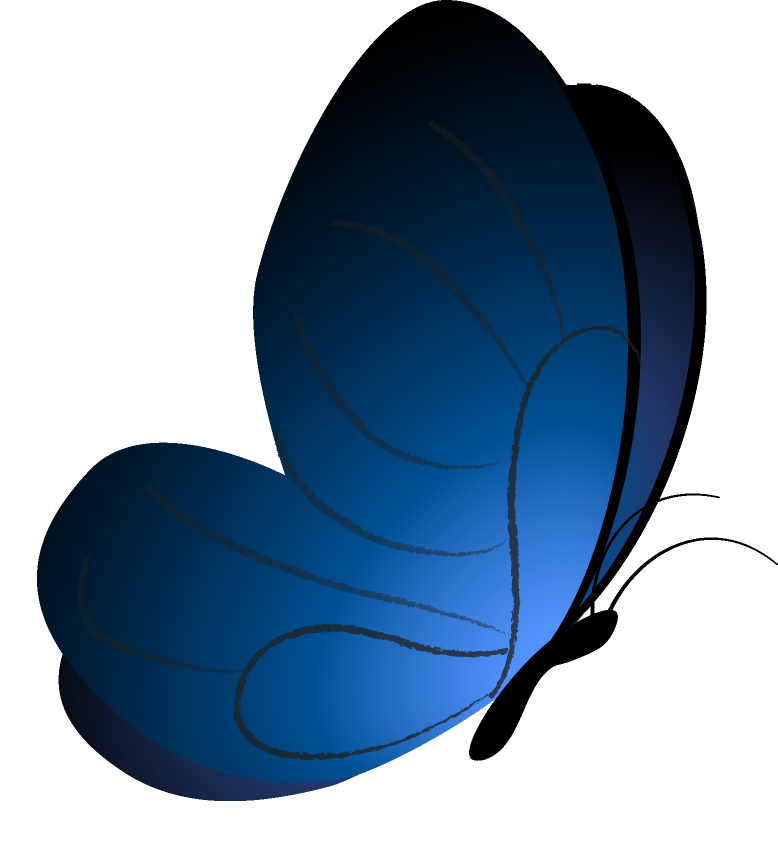
#> input picture image_filters/assets/butterfly.png, 1555 x 1708 px (shown at 1/2 size)
$ python -i B_sampling.py   (imports and definitions only)
#> lines starting #> are read from the running program, lines starting #| are printed output that depends on the picture; after the words box and inside, x2 and y2 are one past the last pixel; in counts of white or black regions, pixels touching at a corner belong together
#> further down, picture is the input picture: shape (1708, 1555, 3); mean B, G, R 171.3, 151, 130.2
import cv2
import numpy as np


def apply_pixel_art(frame, pixel_size=6, total_colors=8):

#> called with pixel_size = 6, total_colors = 8
    h, w = frame.shape[:2]
#> h = 1708; w = 1555

    low_res = cv2.resize(frame, (w // pixel_size, h // pixel_size), interpolation=cv2.INTER_LINEAR)
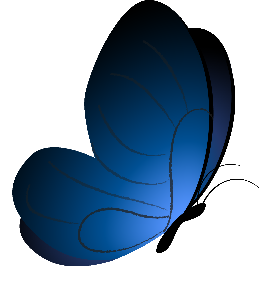
#> low_res: shape (284, 259, 3); mean B, G, R 171.2, 150.9, 130.2

    blurred_low_res = cv2.bilateralFilter(low_res, d=5, sigmaColor=75, sigmaSpace=75)

    low_res_lab = cv2.cvtColor(blurred_low_res, cv2.COLOR_BGR2Lab)
#> low_res_lab: shape (284, 259, 3); mean of channels 0, 1, 2 151.7, 129.6, 114.6
    data = low_res_lab.reshape((-1, 3)).astype(np.float32)

    criteria = (cv2.TERM_CRITERIA_EPS + cv2.TERM_CRITERIA_MAX_ITER, 10, 1.0)
    _, labels, centers = cv2.kmeans(data, total_colors, None, criteria, 5, cv2.KMEANS_PP_CENTERS)
#> centers = [[41.04, 130.1, 103.9], [255, 128, 128], [106.4, 135.7, 80.78], [4.35, 127.6, 124.4], [78.71, 133.9, 88.25], [136.8, 138.6, 73.93], [58.8, 132, 96.75], [22.27, 128.5, 111]]

    quantized_lab = centers[labels.flatten()].reshape(low_res.shape).astype(np.uint8)
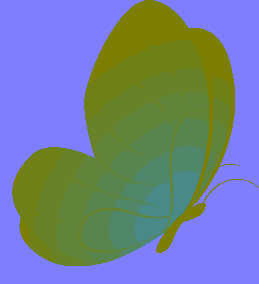
#> quantized_lab: shape (284, 259, 3); mean B, G, R 151, 128.9, 113.8

    quantized_bgr = cv2.cvtColor(quantized_lab, cv2.COLOR_Lab2BGR)

    pixelated_bg = cv2.resize(quantized_bgr, (w, h), interpolation=cv2.INTER_NEAREST)

    gray = cv2.cvtColor(frame, cv2.COLOR_BGR2GRAY)
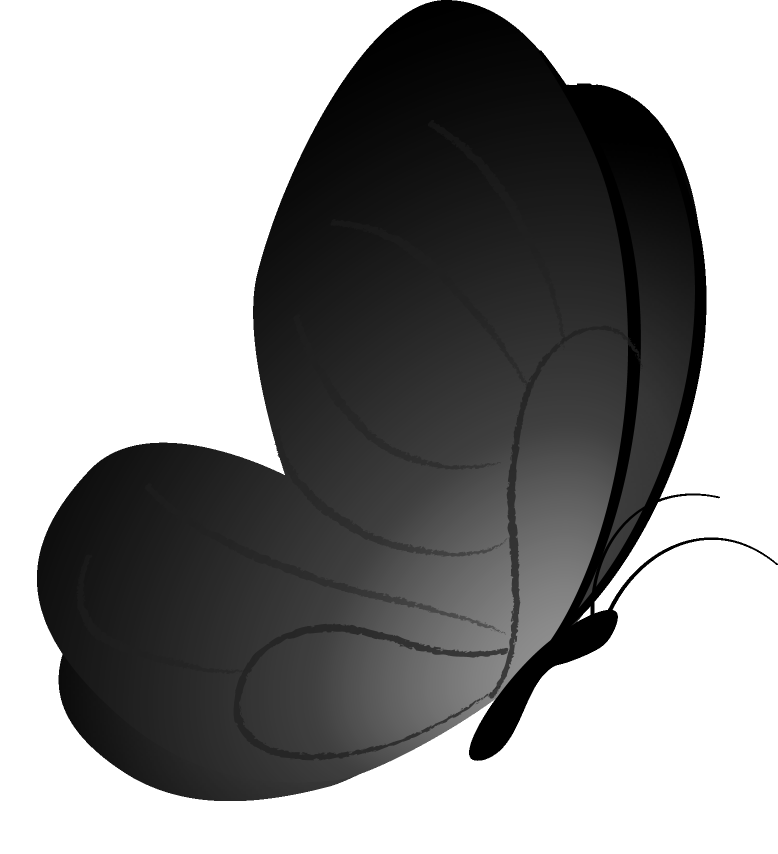
#> gray: shape (1708, 1555) (shown at 1/2 size); min 0, max 255, mean 147.1
    blurred_gray = cv2.GaussianBlur(gray, (5, 5), 0)

    kernel = np.ones((3, 3), np.uint8)
    edge_gradient = cv2.morphologyEx(blurred_gray, cv2.MORPH_GRADIENT, kernel)
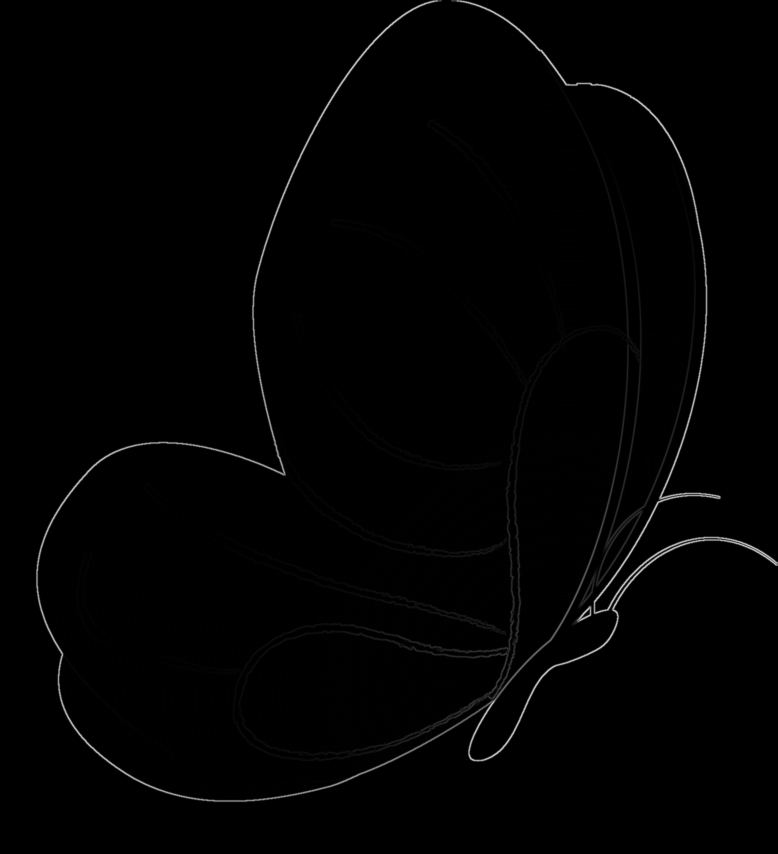
#> edge_gradient: shape (1708, 1555) (shown at 1/2 size); min 0, max 209, mean 2

    _, binary_edges = cv2.threshold(edge_gradient, 20, 255, cv2.THRESH_BINARY)
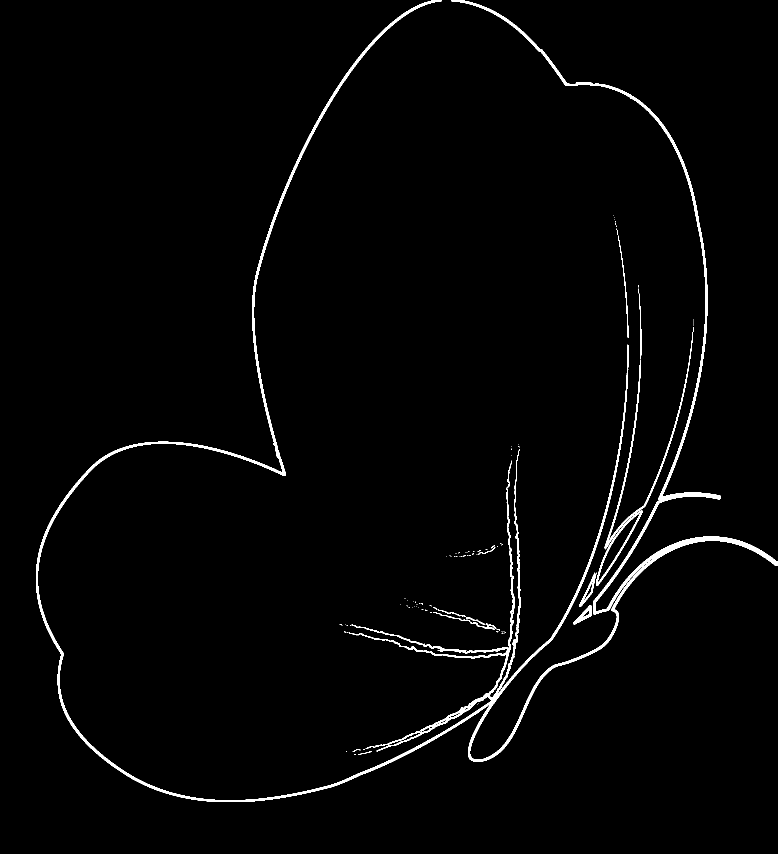
#> binary_edges: shape (1708, 1555) (shown at 1/2 size); 1.8% white; 100 white regions (85 under 20 px), largest, box (x1, y1, x2, y2) and area: (72, 0, 1555, 1604) 41705, (1192, 654, 1387, 1172) 3798, (1158, 1145, 1193, 1214) 484

    low_res_edges = cv2.resize(binary_edges, (w // pixel_size, h // pixel_size), interpolation=cv2.INTER_NEAREST)
#> low_res_edges: shape (284, 259); 1.8% white in thin lines or dots, all inside (x1, y1, x2, y2) = (12, 0, 259, 267)
    pixelated_edges = cv2.resize(low_res_edges, (w, h), interpolation=cv2.INTER_NEAREST)
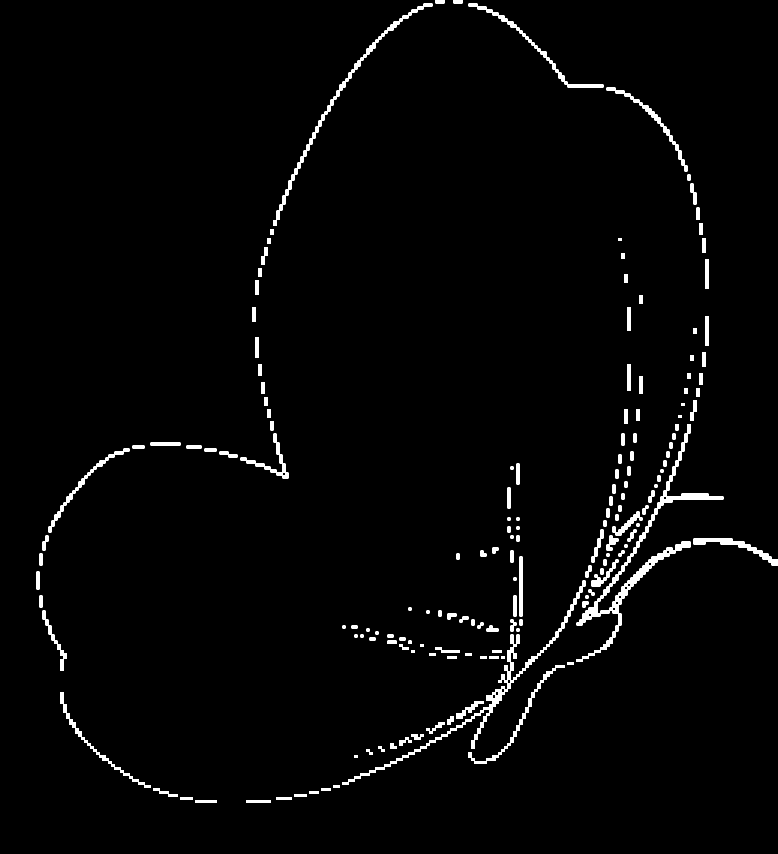
#> pixelated_edges: shape (1708, 1555) (shown at 1/2 size); 1.8% white; 167 white regions, largest, box (x1, y1, x2, y2) and area: (1153, 848, 1447, 1324) 7506, (685, 1161, 1171, 1570) 5382, (547, 7, 865, 452) 3102

    final_art = pixelated_bg.copy()

    darkest_index = np.argmin(centers[:, 0])
#> darkest_index = 3
    darkest_bgr = cv2.cvtColor(centers[darkest_index].reshape(1, 1, 3).astype(np.uint8), cv2.COLOR_Lab2BGR)[0, 0]
#> darkest_bgr = [15, 6, 0]

    final_art[pixelated_edges > 0] = darkest_bgr
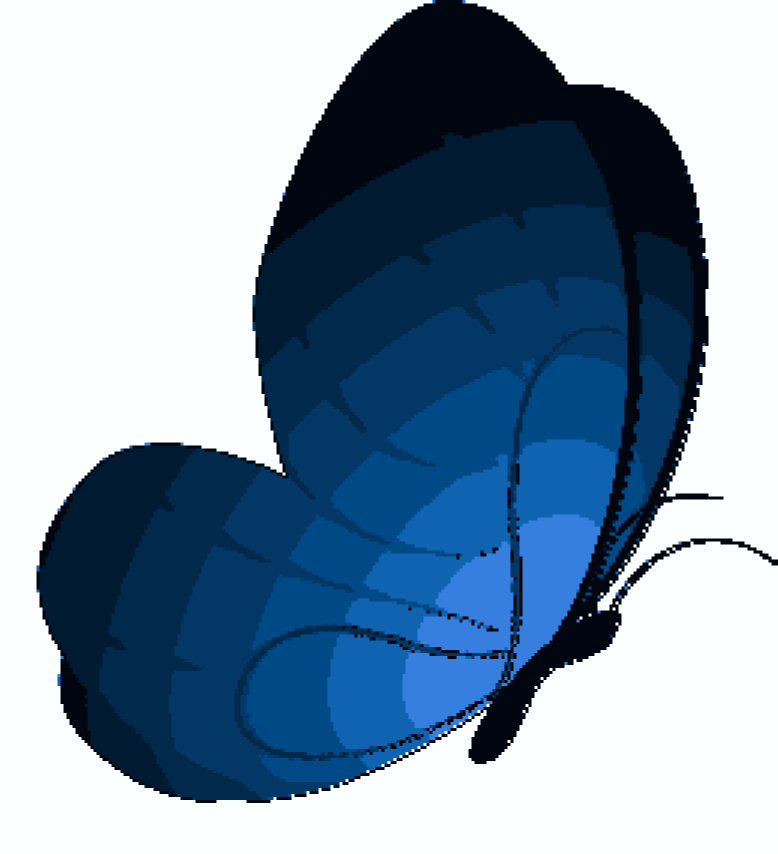
#> final_art: shape (1708, 1555, 3) (shown at 1/2 size); mean B, G, R 169.7, 149, 125

    return final_art


def apply_halftone(frame, dot_size=3):

    h, w = frame.shape[:2]

    gray = cv2.cvtColor(frame, cv2.COLOR_BGR2GRAY)

    intensity = (255 - gray) / 255.0

    intensity = np.clip(intensity * 1.15, 0, 1)

    y_idx, x_idx = np.indices((h, w))

    theta = np.radians(45)
    scale = np.pi / dot_size

    X = x_idx * np.cos(theta) - y_idx * np.sin(theta)
    Y = x_idx * np.sin(theta) + y_idx * np.cos(theta)

    screen = (np.sin(X * scale) + np.sin(Y * scale)) / 2.0

    screen_norm = (screen + 1) / 2.0

    ink_mask = intensity > screen_norm

    canvas = np.ones((h, w), dtype=np.uint8) * 255
    canvas[ink_mask] = 0

    return cv2.cvtColor(canvas, cv2.COLOR_GRAY2BGR)

>>> import cv2
>>> picture = cv2.imread('assets/butterfly.png')
>>> result = apply_pixel_art(picture)

$ run again, on image_filters/assets/glasses.png
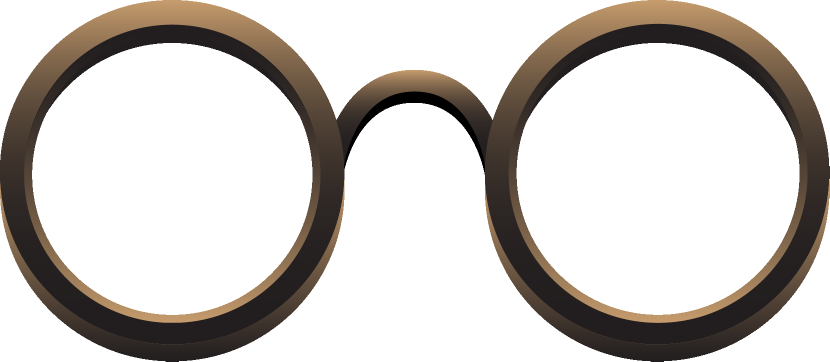
#> input picture image_filters/assets/glasses.png, 1659 x 723 px (shown at 1/2 size)
#> picture is the input picture: shape (723, 1659, 3); mean B, G, R 198.5, 202.2, 206.4
#> low_res_lab: shape (120, 276, 3); mean of channels 0, 1, 2 203.9, 129.2, 130.7
#> centers = [[254.9, 128, 128], [97.94, 133.3, 143], [33.1, 130.1, 128.8], [156.9, 136.3, 154.1], [69.34, 132.1, 137], [128.4, 135, 149], [2.24, 128.1, 128.2], [48.47, 131, 132.4]]
#> in apply_pixel_art, `_, binary_edges = cv2.threshold(edge_gradient, 20, 255, cv2.THRESH_BIN..`:
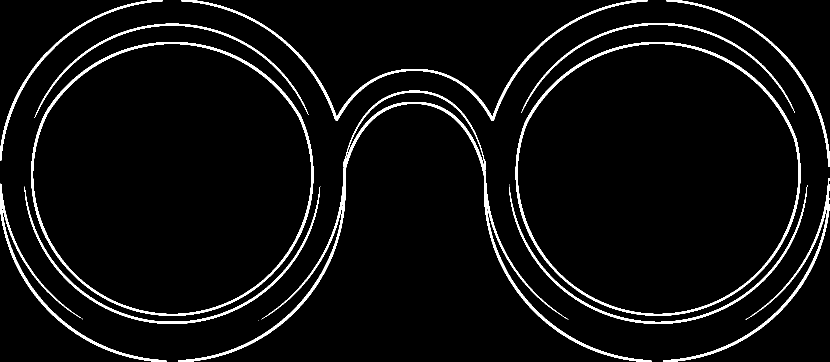
#> binary_edges: shape (723, 1659) (shown at 1/2 size); 4.9% white; 19 white regions (7 under 20 px), largest, box (x1, y1, x2, y2) and area: (356, 181, 1303, 723) 11342, (1031, 84, 1601, 632) 8385, (62, 84, 627, 632) 8347
#> low_res_edges: shape (120, 276); 4.8% white in thin lines or dots
#> pixelated_edges: shape (723, 1659); 4.8% white; 215 white regions, largest, box (x1, y1, x2, y2) and area: (19, 489, 265, 717) 2016, (1401, 489, 1647, 717) 1980, (890, 73, 1106, 248) 1842
#> darkest_index = 6
#> darkest_bgr = [3, 3, 3]
#> in apply_pixel_art, `final_art[pixelated_edges > 0] = darkest_bgr`:
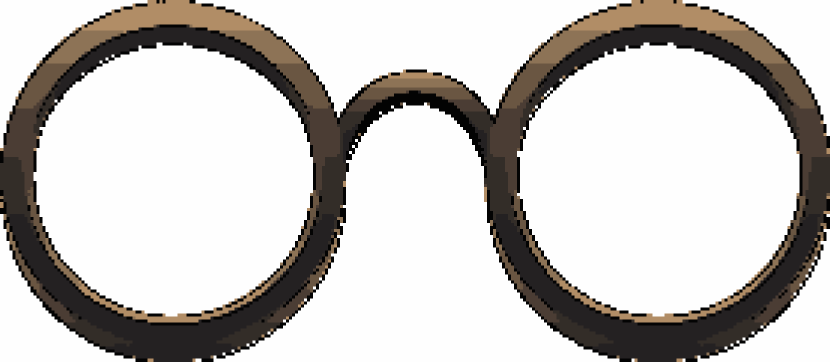
#> final_art: shape (723, 1659, 3) (shown at 1/2 size); mean B, G, R 192.1, 195.1, 198.4

$ run again, on image_filters/assets/hat.png
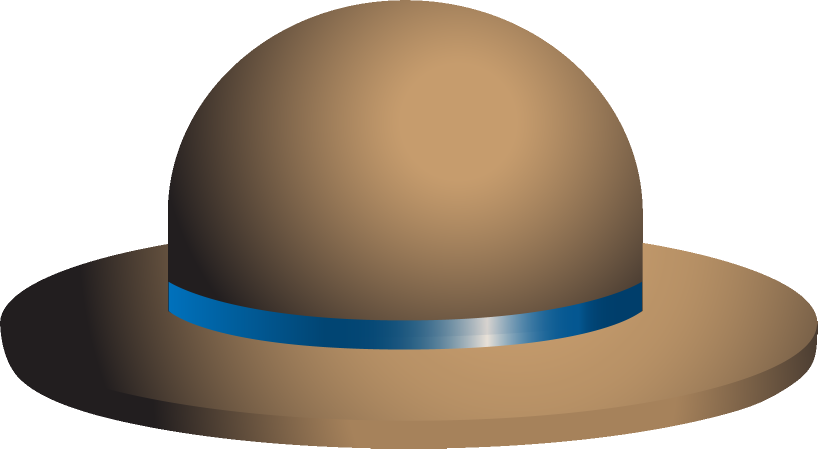
#> input picture image_filters/assets/hat.png, 1635 x 897 px (shown at 1/2 size)
#> picture is the input picture: shape (897, 1635, 3); mean B, G, R 144.3, 160.3, 174.5
#> low_res_lab: shape (149, 272, 3); mean of channels 0, 1, 2 167.7, 132, 138.9
#> centers = [[254.8, 128, 128], [102.2, 133.6, 144.1], [164.4, 136.8, 156], [36.17, 129.9, 129.5], [126.2, 134.8, 148.7], [89.67, 127.2, 94.32], [73.13, 132.1, 137.7], [146.6, 136.2, 153.3]]
#> in apply_pixel_art, `_, binary_edges = cv2.threshold(edge_gradient, 20, 255, cv2.THRESH_BIN..`:
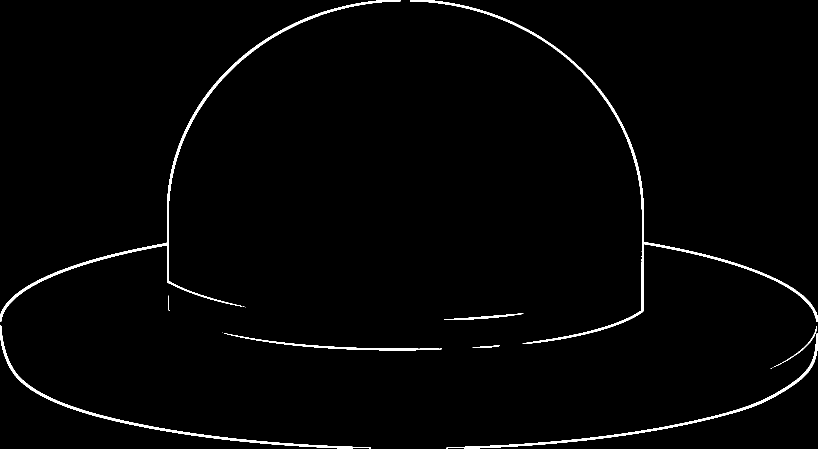
#> binary_edges: shape (897, 1635) (shown at 1/2 size); 1.5% white; 14 white regions (5 under 20 px), largest, box (x1, y1, x2, y2) and area: (820, 0, 1635, 688) 6621, (0, 0, 801, 644) 6233, (0, 651, 742, 897) 3843
#> low_res_edges: shape (149, 272); 1.6% white in thin lines or dots
#> pixelated_edges: shape (897, 1635); 1.6% white; 86 white regions, largest, box (x1, y1, x2, y2) and area: (367, 31, 644, 283) 2058, (0, 512, 235, 645) 1644, (1269, 398, 1311, 639) 1590
#> darkest_index = 3
#> darkest_bgr = [34, 35, 38]
#> in apply_pixel_art, `final_art[pixelated_edges > 0] = darkest_bgr`:
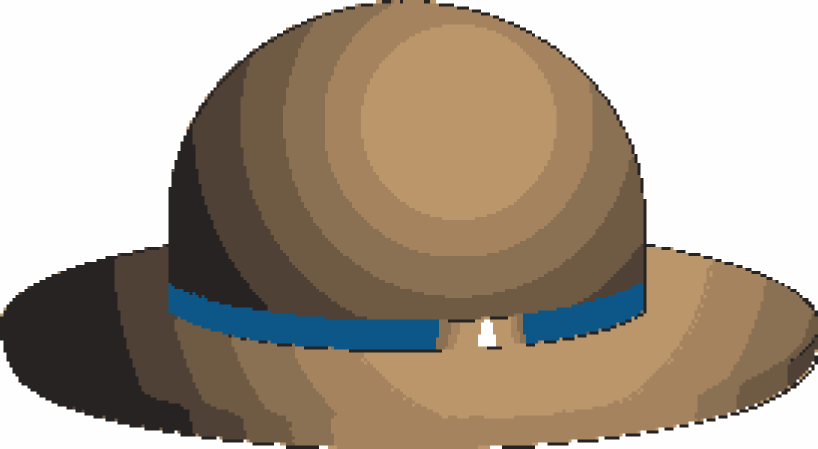
#> final_art: shape (897, 1635, 3) (shown at 1/2 size); mean B, G, R 142.5, 158.1, 171.3

$ run again, on image_filters/assets/mustache.png
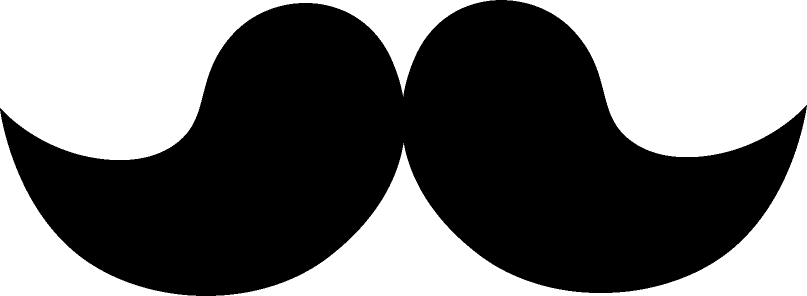
#> input picture image_filters/assets/mustache.png, 1614 x 592 px (shown at 1/2 size)
#> picture is the input picture: shape (592, 1614, 3); 42.5% white; 4 white regions, box (x1, y1, x2, y2) and area: (0, 0, 991, 320) 146704, (1014, 0, 1614, 314) 124442, (432, 214, 1614, 592) 99778, (0, 222, 392, 592) 35430
#> low_res_lab: shape (98, 269, 3); mean of channels 0, 1, 2 108.5, 128, 128
#> centers = [[0.0108, 128, 128], [255, 128, 128], [139.9, 128, 128], [226.3, 128, 128], [89.92, 128, 128], [182.1, 128, 128], [40, 128, 128], [115.4, 128, 128]]
#> binary_edges: shape (592, 1614); 2.4% white; 2 white regions, box (x1, y1, x2, y2) and area: (430, 0, 1614, 592) 12645, (0, 0, 993, 592) 10142
#> low_res_edges: shape (98, 269); 2.4% white in thin lines or dots
#> pixelated_edges: shape (592, 1614); 2.4% white; 40 white regions, largest, box (x1, y1, x2, y2) and area: (804, 290, 1110, 580) 2502, (534, 339, 798, 580) 2202, (12, 272, 240, 562) 2172
#> darkest_index = 0
#> darkest_bgr = [0, 0, 0]
#> in apply_pixel_art, `final_art[pixelated_edges > 0] = darkest_bgr`:
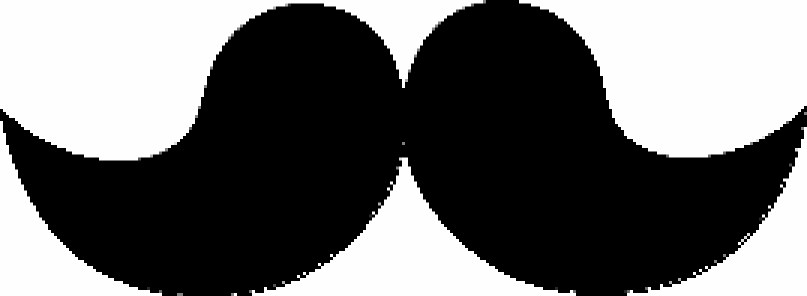
#> final_art: shape (592, 1614, 3) (shown at 1/2 size); min 0, max 254, mean 105.1
